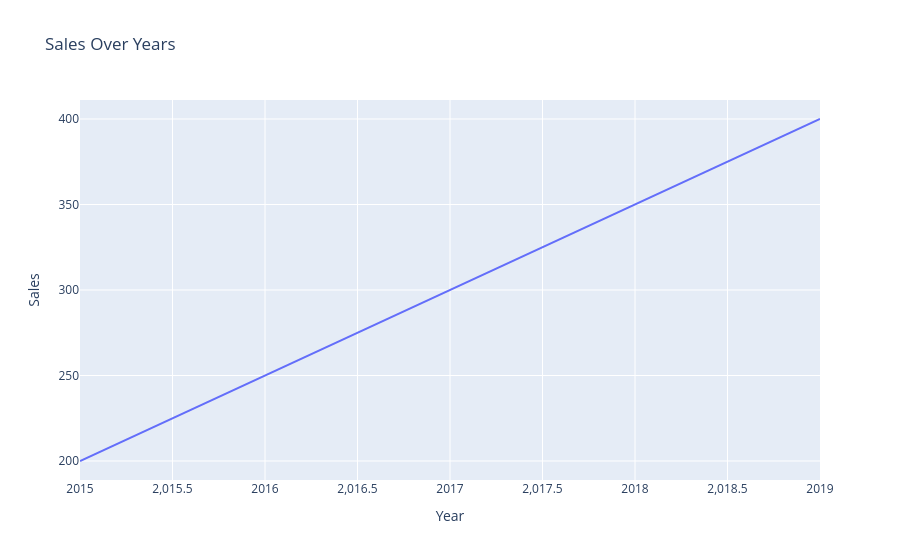

Notebook code for this chart:
### Markdown cell above
## Plotly Charts: Integrating Plotly with Pandas for Data Visualization

Plotly can be easily integrated with **Pandas** to create interactive visualizations directly from your DataFrame.

### 1. **Line Plot**
A line plot displays data as a series of points connected by straight line segments. It is useful for visualizing trends over time or continuous data.

### Code cell
import plotly.express as px  # Importing Plotly Express, a high-level library for data visualization
import pandas as pd  # Importing Pandas for data manipulation

# Creating a DataFrame with sample data using Pandas.
# The DataFrame contains two columns: 'Year' and 'Sales'.
df = pd.DataFrame({
    'Year': [2015, 2016, 2017, 2018, 2019],  # The 'Year' column represents the years
    'Sales': [200, 250, 300, 350, 400]       # The 'Sales' column represents the sales figures for each year
})

# Creating a line chart using Plotly Express.
# The 'x' axis is set to the 'Year' column, and the 'y' axis is set to the 'Sales' column.
# The 'title' parameter is used to set the chart's title to 'Sales Over Years'.
fig = px.line(df, x='Year', y='Sales', title='Sales Over Years')

# Display the plot in an interactive format.

fig.show()  # This renders the chart in the notebook or interactive environment
df

### Figure 1 — Plotly figure (JSON) as saved in the notebook; plotly's stock layout.template omitted (floating-point values rounded to 4 significant figures)
{"data": [{"hovertemplate": "Year=%{x}<br>Sales=%{y}<extra></extra>", "legendgroup": "", "line": {"color": "#636efa", "dash": "solid"}, "marker": {"symbol": "circle"}, "mode": "lines", "name": "", "orientation": "v", "showlegend": false, "type": "scatter", "x": [2015, 2016, 2017, 2018, 2019], "xaxis": "x", "y": [200, 250, 300, 350, 400], "yaxis": "y"}], "layout": {"legend": {"tracegroupgap": 0}, "title": {"text": "Sales Over Years"}, "xaxis": {"anchor": "y", "domain": [0, 1], "title": {"text": "Year"}}, "yaxis": {"anchor": "x", "domain": [0, 1], "title": {"text": "Sales"}}}}
